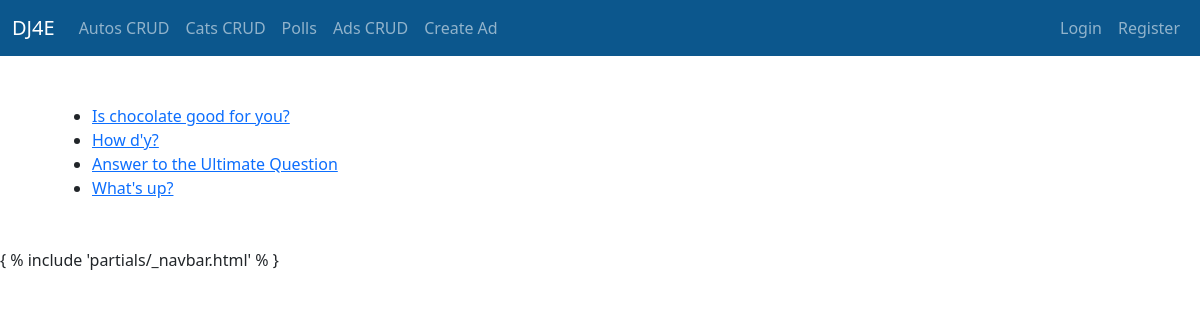
Screenshot of /polls/ with the database file from the repository.
### polls/models.py (models this page shows, shortened)
class Question(models.Model):
    question_text = models.CharField(max_length=200)
    pub_date = models.DateTimeField('date published')

### polls/views.py (the view)
# urls.py: path('', views.IndexView.as_view(), name='index'),
class IndexView(generic.ListView):
    template_name = 'polls/index.html'
    context_object_name = 'latest_question_list'
    def get_queryset(self):
        return Question.objects.order_by('-pub_date')[:5]

### home/context_processors.py (called while the page is built)
def settings(request):
    return {
        'settings': django_settings,
    }

### polls/templates/polls/index.html
{% extends "base_bootstrap.html" %}
{% block content %}
{% if latest_question_list %}
    <ul>
    {% for question in latest_question_list %}
        <li><a href="{% url 'polls:detail' question.id %}">{{ question.question_text }}</a></li>
    {% endfor %}
    </ul>
{% else %}
    <p>No polls are available.</p>
{% endif %}
{% endblock %}

### rows the page displays
Question: question_text "Is chocolate good for you?"
Question: question_text "How d'y?"
Question: question_text "Answer to the Ultimate Question"
Question: question_text "What's up?"
